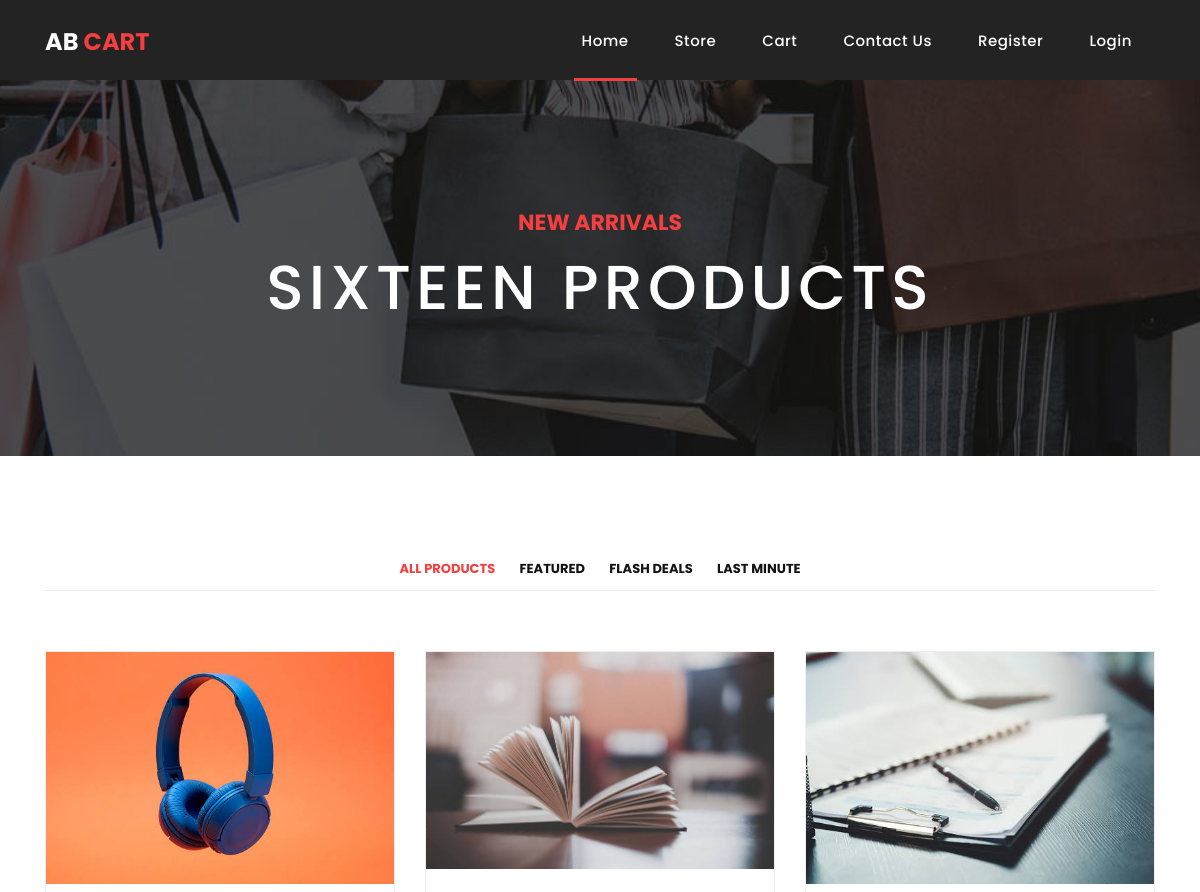
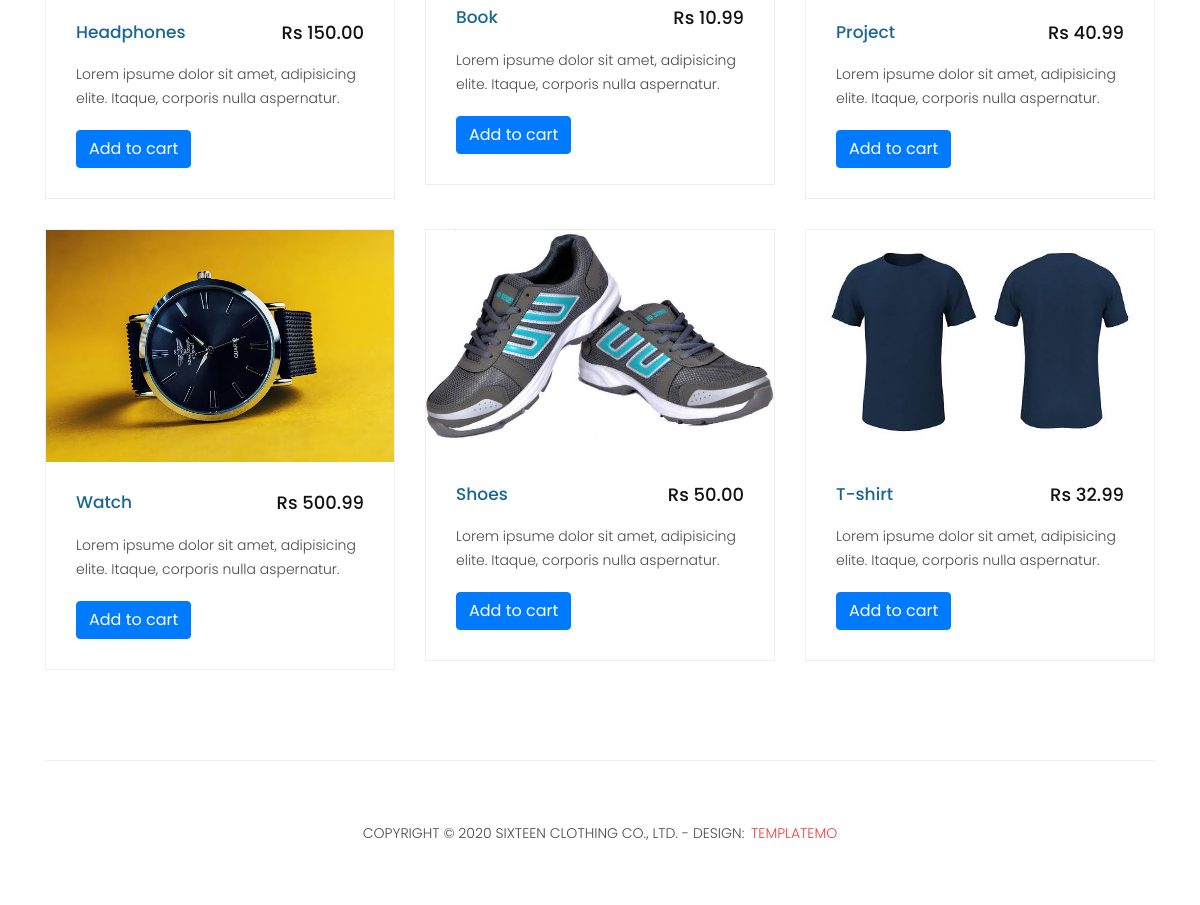
The app's page /store with its own data (2 pictures, top to bottom).
### products/models.py (models this page shows, shortened)
class Product(models.Model):
    name = models.CharField(max_length=200,null=True)
    price = models.DecimalField(max_digits=7,decimal_places=2)
    digital = models.BooleanField(default=False,null=True,blank=False)
    image = models.ImageField(null=True,blank=True)
    @property
    def imageURL(self):
        try:
            url = self.image.url
        except:
            url = ''
        return url

### products/views.py (the view)
# urls.py: path('store',views.store,name='store'),
def store(request):
    if request.user.is_authenticated:
          customer = request.user.customer
          order , created = Order.objects.get_or_create(customer=customer , complete =False)
          items = order.orderitem_set.all()
    else:
        items = []
        order = {'get_cart_total':0 , 'get_cart_items': 0, 'shipping':False}
        cartItems = order["get_cart_items"]
    products = Product.objects.all()
    context = {'products': products}
    return render(request,"store.html",context)

### templates/store.html
{% extends 'base.html' %}
{% load static %}
{% block content %}
    <div class="page-heading products-heading header-text">
      <div class="container">
        <div class="row">
          <div class="col-md-12">
            <div class="text-content">
              <h4>new arrivals</h4>
              <h2>sixteen products</h2>
            </div>
          </div>
        </div>
      </div>
    </div>
    <div class="products">
      <div class="container">
        <div class="row">
          <div class="col-md-12">
            <div class="filters">
              <ul>
                  <li class="active" data-filter="*">All Products</li>
                  <li data-filter=".des">Featured</li>
                  <li data-filter=".dev">Flash Deals</li>
                  <li data-filter=".gra">Last Minute</li>
              </ul>
            </div>
          </div>
          {% for product in products %}
          <div class="col-lg-4 col-md-12">
            <div class="filters-content">
                <div class="row grid">
                    <div class="col-lg-12 col-md-6 all des">
                      <div class="product-item">
                        <a href=""><img src="{{product.imageURL}}" alt=""></a>
                        <div class="down-content">
                          <a href="#"><h4>{{product.name}}</h4></a>
                          <h6>Rs {{product.price|floatformat:2}}</h6>
                          <p>Lorem ipsume dolor sit amet, adipisicing elite. Itaque, corporis nulla aspernatur.</p>
                          <button data-product={{product.id}} data-action="add" type="button" class="btn btn-primary update-cart ">Add to cart</button>
                        </div>
                      </div>
                    </div>
                </div>
            </div>
          </div>
          {% endfor %}
        </div>
      </div>
    </div>
{% endblock %}

### templates/base.html (shortened to what this page needs)
{% load static %}
<!DOCTYPE html>
<html lang="en">
  <head>
    <link href="{% static 'vendor/bootstrap/css/bootstrap.min.css'%}" rel="stylesheet">
    <link rel="stylesheet" href="{% static 'assets/css/fontawesome.css'%}">
    <link rel="stylesheet" href="{% static 'assets/css/templatemo-sixteen.css'%}">
    <link rel="stylesheet" href="{% static 'assets/css/owl.css'%}">
  </head>
  <body>
    <header class="">
      <nav class="navbar navbar-expand-lg">
        <div class="container">
          <a class="navbar-brand" href="index.html"><h2>AB <em>Cart</em></h2></a>
          <div class="collapse navbar-collapse" id="navbarResponsive">
            <ul class="navbar-nav ml-auto">
              <li class="nav-item active">
                <a class="nav-link" href="{% url 'home'%}">Home
                </a>
              </li>
              <li class="nav-item">
                <a class="nav-link" href="store">Store</a>
              </li>
              <li class="nav-item">
                <a class="nav-link" href="cart">Cart</a>
              </li>
              <li class="nav-item">
                <a class="nav-link" href="contact">Contact Us</a>
              </li>
              <li class="nav-item">
                <a class="nav-link" href="register">Register</a>
              </li>
              <li class="nav-item">
                <a class="nav-link" href="login">Login</a>
              </li>
            </ul>
          </div>
        </div>
      </nav>
    </header>
{% block content %}
{% endblock %}
<footer>
    <div class="container">
      <div class="row">
        <div class="col-md-12">
          <div class="inner-content">
            <p>Copyright &copy; 2020 Sixteen Clothing Co., Ltd.
          - Design: <a rel="nofollow noopener" href="https://templatemo.com" target="_blank">TemplateMo</a></p>
          </div>
        </div>
      </div>
    </div>
  </footer>
</body>
</html>

### static/assets/css/templatemo-sixteen.css (style rules this page uses)
body { font-family: 'Poppins', sans-serif; overflow-x: hidden; text-rendering: optimizeLegibility; -webkit-font-smoothing: antialiased; -moz-osx-font-smoothing: grayscale; }
p { margin-bottom: 0px; font-size: 14px; font-weight: 300; color: #4a4a4a; line-height: 24px; }
a { text-decoration: none!important; }
ul { padding: 0; margin: 0; list-style: none; }
h1,h2,h3,h4,h5,h6 { margin: 0px; }
.products-heading { background-image: url(../images/products-heading.jpg); }
.page-heading { padding: 210px 0px 130px 0px; text-align: center; background-position: center center; background-repeat: no-repeat; background-size: cover; }
.page-heading .text-content h4 { color: #f33f3f; font-size: 22px; text-transform: uppercase; font-weight: 700; margin-bottom: 15px; }
.page-heading .text-content h2 { color: #fff; font-size: 62px; text-transform: uppercase; letter-spacing: 5px; }
header { position: absolute; z-index: 99999; width: 100%; height: 80px; background-color: #232323; -webkit-transition: all 0.3s ease-in-out 0s; -moz-transition: all 0.3s ease-in-out 0s; -o-transition: all 0.3s ease-in-out 0s; transition: all 0.3s ease-in-out 0s; }
header .navbar { padding: 17px 0px; }
.navbar .navbar-brand { float: left; margin-top: -12px; outline: none; }
.navbar .navbar-brand h2 { color: #fff; text-transform: uppercase; font-size: 24px; font-weight: 700; -webkit-transition: all .3s ease 0s; -moz-transition: all .3s ease 0s; -o-transition: all .3s ease 0s; transition: all .3s ease 0s; }
.navbar .navbar-brand h2 em { font-style: normal; color: #f33f3f; }
#navbarResponsive { z-index: 999; }
.navbar-collapse { text-align: center; }
.navbar .navbar-nav .nav-item { margin: 0px 15px; }
.navbar .navbar-nav a.nav-link { text-transform: capitalize; font-size: 15px; font-weight: 500; letter-spacing: 0.5px; color: #fff; transition: all 0.5s; margin-top: 5px; }
.navbar .navbar-nav .nav-link:hover, .navbar .navbar-nav .active>.nav-link, .navbar .navbar-nav .nav-link.active, .navbar .navbar-nav .nav-link.show, .navbar .navbar-nav .show>.nav-link { color: #fff; padding-bottom: 25px; border-bottom: 3px solid #f33f3f; }
.product-item { border: 1px solid #eee; margin-bottom: 30px; }
.product-item .down-content { padding: 30px; position: relative; }
.product-item img { width: 100%; overflow: hidden; }
.product-item .down-content h4 { font-size: 17px; color: #1a6692; margin-bottom: 20px; }
.product-item .down-content h6 { position: absolute; top: 30px; right: 30px; font-size: 18px; color: #121212; }
.product-item .down-content p { margin-bottom: 20px; }
footer { text-align: center; }
footer .inner-content { border-top: 1px solid #eee; margin-top: 60px; padding: 60px 0px; }
footer .inner-content p { text-transform: uppercase; }
footer .inner-content p a { color: #f33f3f; margin-left: 3px; }
.products { margin-top: 100px; }
.products .filters { text-align: center; border-bottom: 1px solid #eee; padding-bottom: 10px; margin-bottom: 60px; }
.products .filters li { text-transform: uppercase; font-size: 13px; font-weight: 700; color: #121212; display: inline-block; margin: 0px 10px; transition: all .3s; cursor: pointer; }
.products .filters ul li.active, .products .filters ul li:hover { color: #f33f3f; }

### records on screen
Product: imageURL (picture), name "Headphones", price "150.00"
Product: imageURL (picture), name "Book", price "10.99"
Product: imageURL (picture), name "Project", price "40.99"
Product: imageURL (picture), name "Watch", price "500.99"
Product: imageURL (picture), name "Shoes", price "50.00"
Product: imageURL (picture), name "T-shirt", price "32.99"
